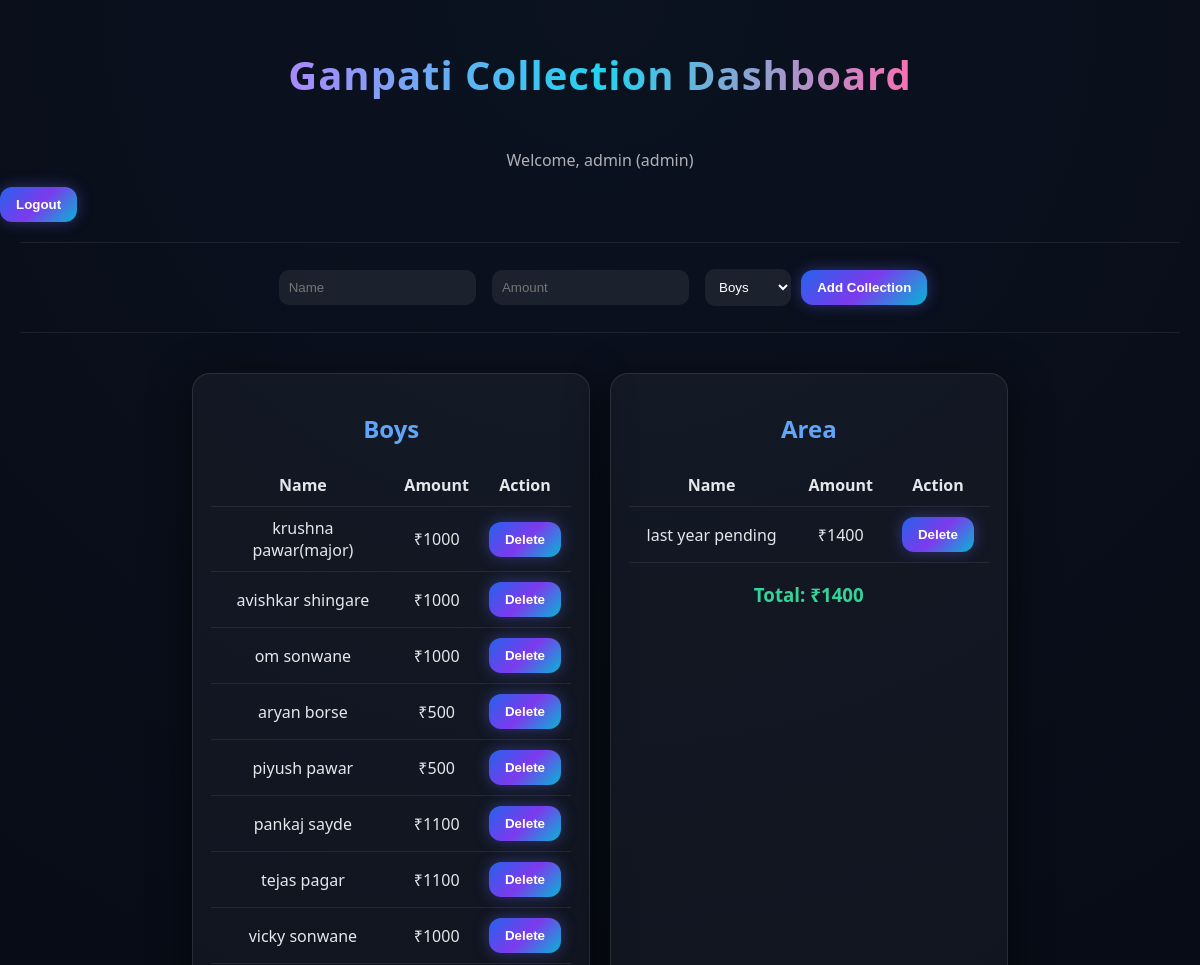
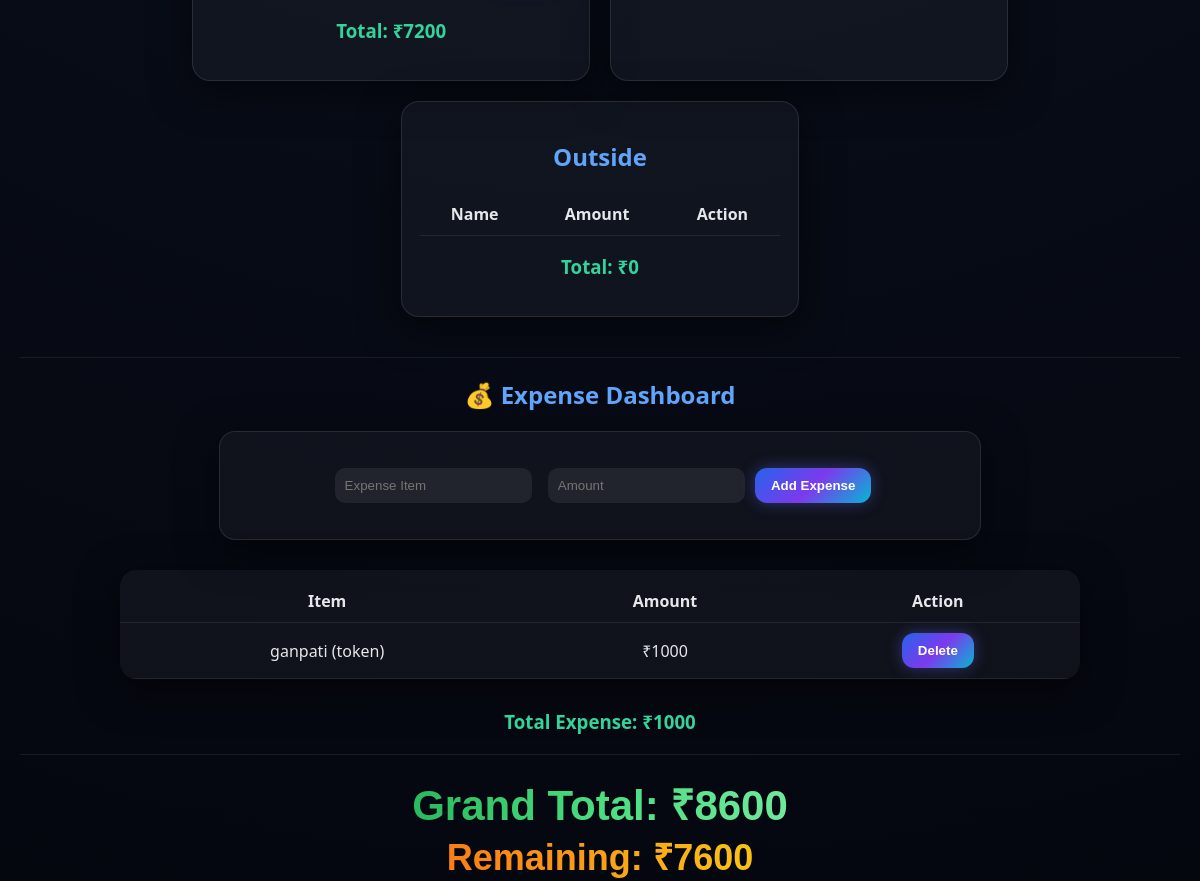
Screenshot of /home (signed in) with the database file from the repository (2 pictures, top to bottom).
### tables this page shows
CREATE TABLE people(
    id INTEGER PRIMARY KEY AUTOINCREMENT,
    name TEXT,
    amount INTEGER,
    category TEXT
);

CREATE TABLE expenses(
    id INTEGER PRIMARY KEY AUTOINCREMENT,
    item TEXT,
    amount INTEGER
);

### app.py (the view, shortened to what this page needs)
@app.route("/home", methods=["GET", "POST"])
def home():
    if "user" not in session:
        return redirect("/login")
    cursor.execute("SELECT id, name, amount, category FROM people")
    people = cursor.fetchall()
    cursor.execute("SELECT id, item, amount FROM expenses")
    expenses = cursor.fetchall()
    total = boys = area = outside = 0
    for p in people:
        amt = int(p[2])
        total += amt
        if p[3] == "Boys":
            boys += amt
        elif p[3] == "Area":
            area += amt
        elif p[3] == "Outside":
            outside += amt
    expense_total = sum(int(e[2]) for e in expenses)
    remaining = total - expense_total
    return render_template(
        "index.html",
        people=people,
        expenses=expenses,
        total=total,
        boys_total=boys,
        area_total=area,
        outside_total=outside,
        expense_total=expense_total,
        remaining=remaining,
        user=session.get("user"),
        role=session.get("role")
    )

### templates/index.html (shortened to what this page needs)
<!DOCTYPE html>
<html>
<head>
</head>
<body>
<h1>Ganpati Collection Dashboard</h1>
<p>Welcome, {{user}} ({{role}})</p>
<a href="/logout"><button>Logout</button></a>
<hr>
{% if role == "admin" %}
<form method="POST">
    <input type="text" name="name" placeholder="Name" required>
    <input type="number" name="amount" placeholder="Amount" required>
    <select name="category">
        <option value="Boys">Boys</option>
    </select>
    <button type="submit">Add Collection</button>
</form>
{% endif %}
<hr>
<div class="container">
{% for category in ["Boys","Area","Outside"] %}
<div class="card">
<h2>{{category}}</h2>
<table>
<tr>
    <th>Name</th>
    <th>Amount</th>
    {% if role == "admin" %}
    <th>Action</th>
    {% endif %}
</tr>
{% for p in people %}
    {% if p[3] == category %}
    <tr>
        <td>{{p[1]}}</td>
        <td>₹{{p[2]}}</td>
        {% if role == "admin" %}
        <td>
            <a href="/delete/{{p[0]}}"><button>Delete</button></a>
        </td>
        {% endif %}
    </tr>
    {% endif %}
{% endfor %}
</table>
<h3>
    {% if category == "Boys" %}
        Total: ₹{{boys_total}}
    {% elif category == "Area" %}
        Total: ₹{{area_total}}
    {% elif category == "Outside" %}
        Total: ₹{{outside_total}}
    {% endif %}
</h3>
</div>
{% endfor %}
</div>
<hr>
<h2 style="text-align:center;">💰 Expense Dashboard</h2>
{% if role == "admin" %}
<div class="expenseBox">
<form method="POST" action="/expense">
    <input type="text" name="item" placeholder="Expense Item">
    <input type="number" name="amount" placeholder="Amount">
    <button type="submit">Add Expense</button>
</form>
</div>
{% endif %}
<div class="expenseTable">
<table>
<tr>
    <th>Item</th>
    <th>Amount</th>
    <th>Action</th>
</tr>
{% for e in expenses %}
<tr>
    <td>{{e[1]}}</td>
    <td>₹{{e[2]}}</td>
    <td>
        {% if role == "admin" %}
        <a href="/delete_expense/{{e[0]}}"><button>Delete</button></a>
        {% else %}-{% endif %}
    </td>
</tr>
{% endfor %}
</table>
</div>
<h3>Total Expense: ₹{{expense_total}}</h3>
<hr>
<div class="grand">Grand Total: ₹{{total}}</div>
<div class="remain">Remaining: ₹{{remaining}}</div>
</body>
</html>

### templates/index.html (style rules this page uses)
body { margin:0; font-family: 'Segoe UI', sans-serif; background: radial-gradient(circle at top,#0b1220,#05070f); color:#e5e7eb; overflow-x:hidden; }
h1 { text-align:center; padding:20px; font-size:40px; background: linear-gradient(90deg,#60a5fa,#a78bfa,#22d3ee,#f472b6,#facc15); -webkit-background-clip:text; -webkit-text-fill-color:transparent; animation: glowText 1.8s infinite alternate, floatIn 1s ease; letter-spacing:1px; }
p { text-align:center; opacity:0.75; animation: fadeIn 1s ease; }
button { padding:10px 16px; border:none; border-radius:12px; cursor:pointer; background: linear-gradient(135deg,#2563eb,#7c3aed,#06b6d4); color:white; font-weight:bold; transition:0.4s; animation: popIn 0.8s ease; box-shadow:0 0 15px rgba(99,102,241,0.4); }
hr { border:0; height:1px; background:rgba(255,255,255,0.08); margin:20px; animation: fadeIn 1s ease; }
form { text-align:center; margin:10px; animation: slideUp 0.8s ease; }
input, select { padding:10px; margin:6px; border-radius:10px; border:none; outline:none; background:rgba(255,255,255,0.07); color:white; transition:0.3s; }
.container { display:flex; gap:20px; padding:20px; justify-content:center; flex-wrap:wrap; }
.card { background: rgba(255,255,255,0.04); border:1px solid rgba(255,255,255,0.1); border-radius:18px; padding:18px; width:31%; min-width:280px; box-shadow:0 10px 40px rgba(0,0,0,0.6); animation: floatIn 0.8s ease, glowBox 3s infinite alternate; transition:0.4s; }
h2 { text-align:center; color:#60a5fa; animation: fadeIn 1s ease; }
table { width:100%; border-collapse: collapse; margin-top:10px; }
th, td { padding:10px; text-align:center; border-bottom:1px solid rgba(255,255,255,0.08); animation: rowIn 0.6s ease; }
h3 { text-align:center; color:#34d399; animation: pulse 2s infinite; }
.expenseBox { width:60%; margin:auto; background: rgba(255,255,255,0.04); padding:20px; border-radius:16px; border:1px solid rgba(255,255,255,0.1); box-shadow:0 10px 40px rgba(0,0,0,0.5); text-align:center; animation: floatIn 1s ease, glowBox 3s infinite alternate; }
.expenseTable { width:80%; margin:30px auto; background: rgba(255,255,255,0.04); border-radius:16px; overflow:hidden; box-shadow:0 10px 40px rgba(0,0,0,0.6); animation: floatIn 1.2s ease; }
.grand { font-size:42px; font-weight:bold; text-align:center; font-family:'Segoe UI Black', sans-serif; background: linear-gradient(90deg,#22c55e,#16a34a,#4ade80,#86efac,#bbf7d0); -webkit-background-clip:text; -webkit-text-fill-color:transparent; animation: megaGlow 1.2s infinite alternate, shake 2s infinite; }
.remain { font-size:36px; font-weight:bold; text-align:center; font-family:'Segoe UI Black', sans-serif; background: linear-gradient(90deg,#ef4444,#f97316,#facc15,#fb7185); -webkit-background-clip:text; -webkit-text-fill-color:transparent; animation: dangerPulse 1.1s infinite, floatUp 2s infinite ease-in-out; }

### rows the page displays
people: name "krushna pawar(major)", amount "1000"
people: name "avishkar shingare", amount "1000"
people: name "om sonwane", amount "1000"
people: name "aryan borse", amount "500"
people: name "piyush pawar", amount "500"
people: name "pankaj sayde", amount "1100"
people: name "tejas pagar", amount "1100"
people: name "vicky sonwane", amount "1000"
people: category "Area", name "last year pending", amount "1400"
expenses: item "ganpati (token)", amount "1000"

### other values shown
{{ user }} "admin"
{{ role }} "admin"
{{ category }} "Boys" "Outside"
{{ boys_total }} "7200"
{{ outside_total }} "0"
{{ expense_total }} "1000"
{{ total }} "8600"
{{ remaining }} "7600"
